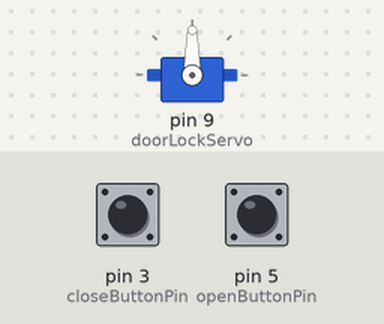
A sketch run on a simulated Arduino Uno, built with avr-gcc and run on an emulated ATmega328P. Parts: servo. The inputs (shaded band) are chosen by the test bench; at power-on: pin 3 (closeButtonPin) HIGH, pin 5 (openButtonPin) HIGH.

Above: at 1.2 s.
1.3 s: pin 3 (closeButtonPin) pulled LOW for 0.15 s
At 2.5 s:
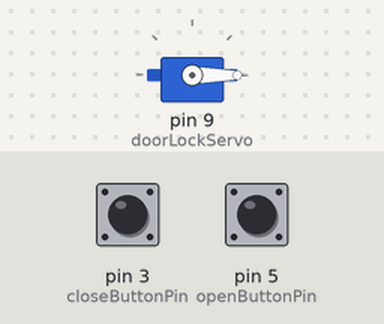
2.9 s: pin 5 (openButtonPin) pulled LOW for 0.15 s
At 3.9 s:
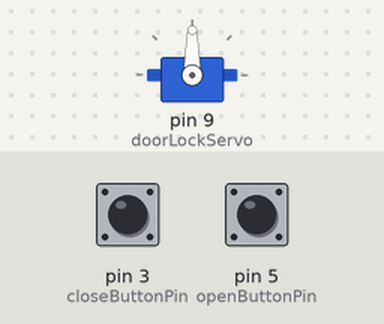
4.5 s: pin 3 (closeButtonPin) pulled LOW for 1 s
At 5.1 s:
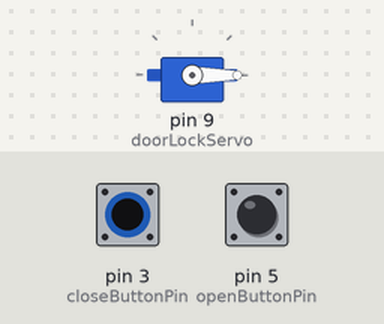
Timing chart, 0 to 7.5 s (numbered marks = the images above; inputs shaded):
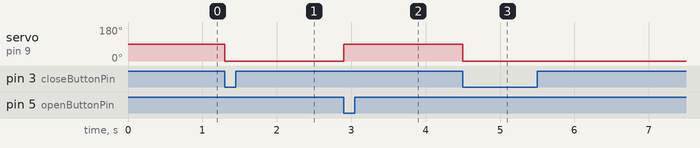

Measured:
- after the input at 1.3 s, servo on pin 9 (doorLockServo): 90° → 0° at once
- after the input at 2.9 s, servo on pin 9 (doorLockServo): 0° → 90° at once
- after the input at 4.5 s, servo on pin 9 (doorLockServo): 90° → 0° at once

The sketch:

DLA.ino
```cpp
#include <Servo.h>

Servo doorLockServo;  // Create a servo object to control the door lock

const int openButtonPin = 5;   // Button to open the door
const int closeButtonPin = 3;  // Button to close the door

int angleClosed = 0;   // Angle to close the door lock
int angleOpen = 90;    // Angle to open the door lock

void setup() {
  doorLockServo.attach(9);  // Attach the servo to pin 9
  pinMode(openButtonPin, INPUT_PULLUP);  // Set open button pin as input with pull-up resistor
  pinMode(closeButtonPin, INPUT_PULLUP); // Set close button pin as input with pull-up resistor
}

void loop() {
  // Check if the open button is pressed
  if (digitalRead(openButtonPin) == LOW) {
    openDoor();
  }

  // Check if the close button is pressed
  if (digitalRead(closeButtonPin) == LOW) {
    closeDoor();
  }
}

void openDoor() {
  doorLockServo.write(angleOpen);  // Move the servo to the open position
  delay(1000);  // Wait for the servo to reach the open position
}

void closeDoor() {
  doorLockServo.write(angleClosed);  // Move the servo to the closed position
  delay(1000);  // Wait for the servo to reach the closed position
}
```
